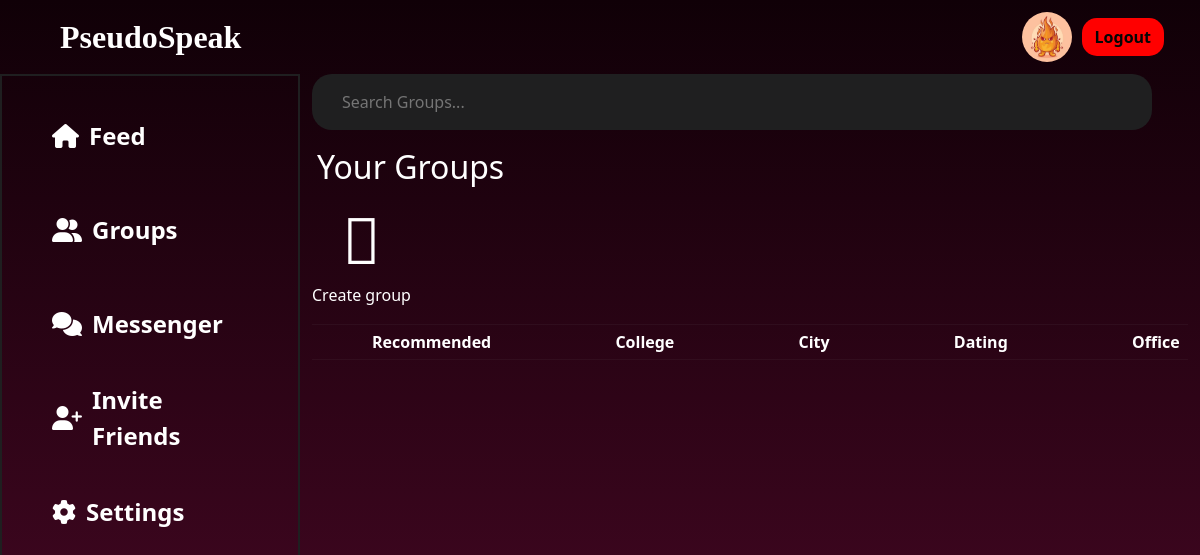
The app's page /room/College/ (signed in), older data.
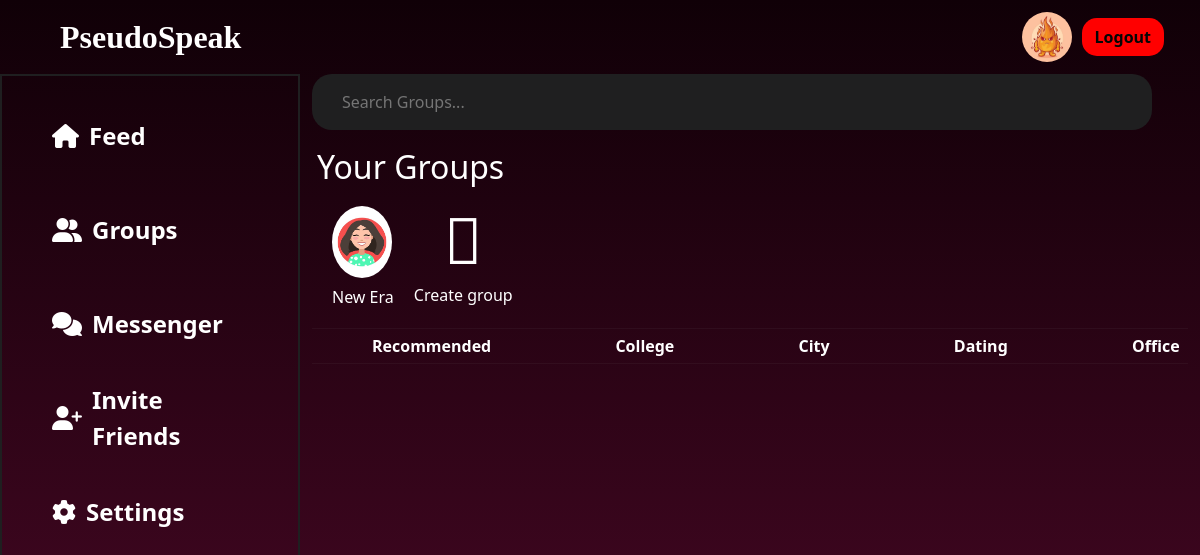
The same page, newer data.
### room/models.py (models this page shows, shortened)
class Category(models.Model):
    name=models.CharField(max_length=50)

class Room(models.Model):
    users=models.ManyToManyField(User,related_name='joined_user')
    owner = models.ForeignKey(User, null=True, on_delete=models.CASCADE)
    description=models.TextField(default=None,blank=True,null=True)
    name=models.CharField(unique=True,max_length=255)
    slug=models.SlugField(unique=True)
    room_img=models.ImageField(null=True)
    category=models.ForeignKey(Category,null=True,on_delete=models.CASCADE)

### room/views.py (the view)
# urls.py: path("<str:name>/",views.rooms,name="rooms"),
@login_required
def rooms(request,name):
    user=request.user
    joinedRooms=Room.objects.filter(users=user)
    categories=Category.objects.all()
    if name=='recommended':
        followingUsers=user.profile.following.all()
        print(len(followingUsers))
        if followingUsers:
            rooms = Room.objects.exclude(users=user).filter(Q(users__in=followingUsers) | Q(users=None)).annotate(user_count=models.Count('users')).order_by('-user_count')
            if len(rooms)<5:
                rooms = Room.objects.exclude(users=request.user).annotate(user_count=models.Count('users')).order_by('-user_count')[:5]
        else:
            rooms = Room.objects.exclude(users=request.user).annotate(user_count=models.Count('users')).order_by('-user_count')[:5]
    else:
        category=Category.objects.get(name=name)
        print(category.name)
        rooms = Room.objects.filter(~Q(users=user) & Q(category=category))
        print(name)
    return render(request,"room/rooms.html",{'rooms':rooms,'joinedRooms':joinedRooms,'categories':categories})

### room/templates/room/rooms.html (shortened to what this page needs)
{% load static %}
<!DOCTYPE html>
<html lang="en">
  <head>
    <link
      href="https://cdn.jsdelivr.net/npm/bootstrap@5.3.1/dist/css/bootstrap.min.css"
      rel="stylesheet"
    />
    <link
      rel="stylesheet"
      href="https://site-assets.fontawesome.com/releases/v6.5.1/css/all.css"
    />
  </head>
  <body>
    <nav class="navbar navbar-expand bg-body-tertiary">
      <div class="container-fluid">
        <a class="navbar-brand ms-5 nav-logo" href="{% url 'index' %}"
          >PseudoSpeak</a
        >
        <div class="collapse navbar-collapse" id="navbarSupportedContent">
          {% if user.is_authenticated %}
          <img
            id="profile_img_navbar"
            src="{{ user.profile.profile_img.url }}"
            alt=""
            style="
              width: 50px;
              height: 50px;
              border-radius: 50%;
              margin-right: 10px;
            "
          />
          <a href="{% url 'logout' %}" class="btn signbtn me-4">Logout</a>
          {% else %}
          <a href="{% url 'login_or_signup_view' %}" class="btn signbtn me-4"
            >Sign in</a
          >
          {% endif %}
        </div>
      </div>
    </nav>
    <div class="container-fluid">
      <div class="row content-1">
        <div class="col-3 content-1a res2 sidebar" id="sidebar">
          <ul>
            <li class="active">
              <i class="fa-solid fa-house"></i
              ><a href="{% url 'index' %}">Feed</a>
            </li>
            <li>
              <i class="fa-solid fa-user-group"></i
              ><a href="{% url 'rooms' name='recommended' %}">Groups</a>
            </li>
            <li>
              <i class="fa-solid fa-comments"></i
              ><a href="{% url 'messenger' %}">Messenger</a>
            </li>
            <li><i class="fa-solid fa-user-plus"></i>Invite Friends</li>
            <li>
              <i class="fa-solid fa-gear"></i
              ><a href="{% url 'settings' %}">Settings</a>
            </li>
          </ul>
        </div>
        <div class="col-9 group-con">
          <div class="search-container">
            <input
              id="data2"
              class="search-input-2"
              type="text"
              placeholder="Search Groups..."
            />
          </div>
          <div class="your-groups">
            <h2 class="Ygroup">Your Groups</h2>
            <div class="group-con2">
              {% for room in joinedRooms %}
              <div class="group-m">
                <div class="group-img">
                  <img
                    src="{{room.room_img.url}}"
                    alt=""
                    onclick="groupPage('{{room.slug}}')"
                  />
                </div>
                <div class="group-name">
                  <h6>{{room.name}}</h6>
                </div>
              </div>
              {% endfor %}
              <div class="add-group">
                <div class="create-logo">
                  <i class="fa-light fa-circle-plus fa-4x"></i>
                </div>
                <div class="group-name">
                  <h6>Create group</h6>
                </div>
              </div>
            </div>
          </div>
          <div class="group-recom">
            <ul>
              <li>
                <a href="{% url 'rooms' name='recommended' %}">Recommended</a>
              </li>
              {% for cat in categories %}
              <li>
                <a href="{% url 'rooms' name=cat.name %}">{{ cat.name }}</a>
              </li>
              {% endfor %}
            </ul>
          </div>
        </div>
      </div>
    </div>
  </body>
</html>

Row changes from the older to the newer data that the page shows:
now on this page (row edited): Room: room_img (picture), name "New Era"
